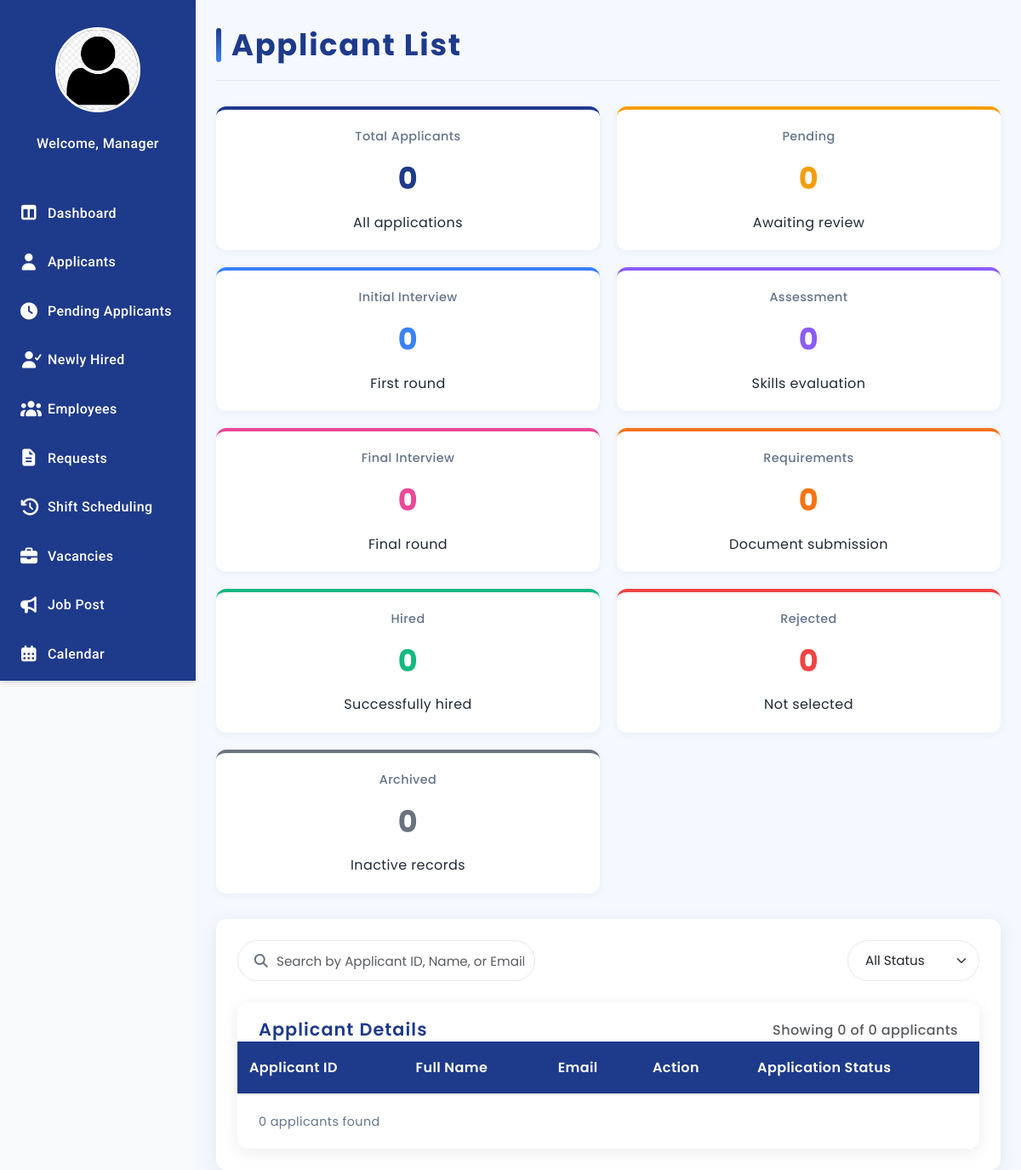
The page /Manager_Applicants.php on the database as committed earlier.
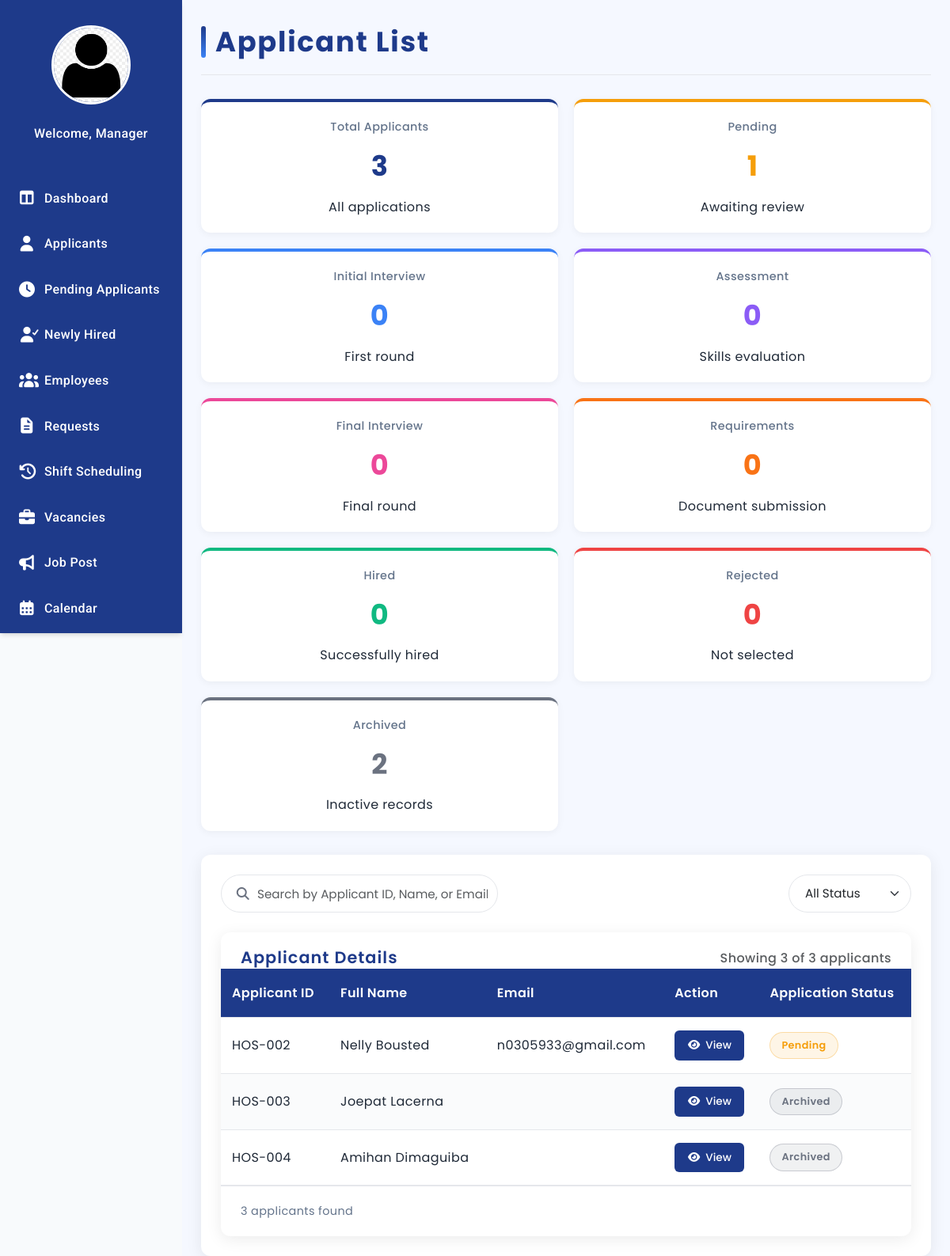
The same page on the database as committed later.
### tables this page shows
CREATE TABLE `applicant` (
  `applicantID` varchar(100) NOT NULL,
  `fullName` varchar(150) NOT NULL,
  `position_applied` varchar(100) NOT NULL,
  `department` varchar(150) NOT NULL,
  `type_name` varchar(50) DEFAULT NULL,
  `date_applied` date NOT NULL,
  `contact_number` varchar(20) NOT NULL,
  `email_address` varchar(100) NOT NULL,
  `home_address` varchar(255) NOT NULL,
  `job_title` varchar(100) DEFAULT NULL,
  `company_name` varchar(150) NOT NULL,
  `date_started` date NOT NULL,
  `years_experience` int(11) DEFAULT NULL,
  `in_role` varchar(5) NOT NULL,
  `university` varchar(150) NOT NULL,
  `course` varchar(100) NOT NULL,
  `year_graduated` year(4) DEFAULT NULL,
  `skills` text NOT NULL,
  `summary` text NOT NULL,
  `status` varchar(20) NOT NULL,
  `hired_at` date DEFAULT NULL,
  `profile_pic` varchar(255) DEFAULT NULL
);

CREATE TABLE `user` (
  `applicant_employee_id` varchar(100) DEFAULT NULL,
  `email` varchar(100) NOT NULL,
  `password` varchar(255) NOT NULL,
  `role` varchar(50) NOT NULL,
  `fullname` varchar(150) NOT NULL,
  `status` varchar(20) NOT NULL,
  `created_at` datetime NOT NULL,
  `profile_pic` varchar(255) DEFAULT NULL,
  `otp` varchar(6) NOT NULL,
  `otp_expiry` datetime DEFAULT NULL,
  `reset_required` tinyint(4) NOT NULL DEFAULT 0,
  `reset_token` varchar(255) NOT NULL,
  `token_expiry` varchar(255) NOT NULL,
  `sub_role` varchar(50) DEFAULT NULL
);

### Manager_Applicants.php (the view, shortened to what the changed rows need)
<?php
require 'admin/db.connect.php';
$applicant_query = $conn->query("SELECT a.applicantID, a.fullName, u.email, a.status FROM applicant a LEFT JOIN user u ON a.applicantID = u.applicant_employee_id");
if ($applicant_query) {
  while ($row = $applicant_query->fetch_assoc()) {
    $applicants[] = $row;
  }
}
$menus = [
    "HR Director" => [
        "Dashboard" => "Manager_Dashboard.php",
        "Applicants" => "Manager_Applicants.php",
        "Pending Applicants" => "Manager_PendingApplicants.php",
        "Newly Hired" => "Newly-Hired.php",
        "Employees" => "Manager_Employees.php",
        "Requests" => "Manager_Request.php",
        "Shift Scheduling"  => "Manager_Scheduling.php",
        "Vacancies" => "Manager_Vacancies.php",
        "Job Post" => "Manager-JobPosting.php",
        "Calendar" => "Manager_Calendar.php",
        "Approvals" => "Manager_Approvals.php",
        "Reports" => "Manager_Reports.php",
        "Settings" => "Manager_LeaveSettings.php",
        "Logout" => "Login.php"
    ],
    "HR Manager" => [
        "Dashboard" => "Manager_Dashboard.php",
        "Applicants" => "Manager_Applicants.php",
        "Pending Applicants" => "Manager_PendingApplicants.php",
        "Newly Hired" => "Newly-Hired.php",
        "Employees" => "Manager_Employees.php",
        "Requests" => "Manager_Request.php",
        "Shift Scheduling"  => "Manager_Scheduling.php",
        "Vacancies" => "Manager_Vacancies.php",
        "Job Post" => "Manager-JobPosting.php",
        "Calendar" => "Manager_Calendar.php",
        "Approvals" => "Manager_Approvals.php",
        "Reports" => "Manager_Reports.php",
        "Settings" => "Manager_LeaveSettings.php",
        "Logout" => "Login.php"
    ],
    "Recruitment Manager" => [
        "Dashboard" => "Manager_Dashboard.php",
        "Applicants" => "Manager_Applicants.php",
        "Pending Applicants" => "Manager_PendingApplicants.php",
        "Newly Hired" => "Newly-Hired.php",
        "Vacancies" => "Manager_Vacancies.php",
        "Logout" => "Login.php"
    ],
    "HR Officer" => [
        "Dashboard" => "Manager_Dashboard.php",
        "Applicants" => "Manager_Applicants.php",
        "Pending Applicants" => "Manager_PendingApplicants.php",
        "Newly Hired" => "Newly-Hired.php",
        "Employees" => "Manager_Employees.php",
        "Logout" => "Login.php"
    ],
];
$role = $_SESSION['sub_role'] ?? "HR Manager";
$icons = [
    "Dashboard" => "fa-table-columns",
    "Applicants" => "fa-user",
    "Pending Applicants" => "fa-clock",
    "Newly Hired" => "fa-user-check",
    "Employees" => "fa-users",
    "Requests" => "fa-file-lines",
    "Shift Scheduling" => "fa-clock-rotate-left",
    "Vacancies" => "fa-briefcase",
    "Job Post" => "fa-bullhorn",
    "Calendar" => "fa-calendar-days",
    "Approvals" => "fa-square-check",
    "Reports" => "fa-chart-column",
    "Settings" => "fa-gear",
    "Logout" => "fa-right-from-bracket"
];
?>
<!DOCTYPE html>
<html lang="en">
<!DOCTYPE html>
<html lang="en">
<head>
  <link rel="stylesheet" href="manager-sidebar.css">
  <link rel="stylesheet" href="https://cdnjs.cloudflare.com/ajax/libs/font-awesome/7.0.1/css/all.min.css"
 />
  <link rel="stylesheet" href="https://cdn.jsdelivr.net/npm/bootstrap@5.3.3/dist/css/bootstrap.min.css">
</head>
<body>
    <div class="sidebar">
        <ul class="nav">
            <?php foreach ($menus[$role] as $label => $link): ?>
                <li><a href="<?php echo $link; ?>"><i
                            class="fa-solid <?php echo $icons[$label] ?? 'fa-circle'; ?>"></i><?php echo $label; ?></a></li>
            <?php endforeach; ?>
        </ul>
    </div>
  <main class="main-content">
    <div class="main-content-header">
      <h1>Applicant List</h1>
    </div>
    <div class="stats-container">
      <div class="stat-card">
        <div class="stat-label">Total Applicants</div>
        <div class="stat-value"><?php echo count($applicants); ?></div>
        <div class="stat-desc">All applications</div>
      </div>
      <div class="stat-card pending">
        <div class="stat-label">Pending</div>
        <div class="stat-value">
          <?php
          $pending = 0;
          foreach($applicants as $a) {
            if(strtolower($a['status']) === 'pending') $pending++;
          }
          echo $pending;
          ?>
        </div>
        <div class="stat-desc">Awaiting review</div>
      </div>
      <div class="stat-card archived">
        <div class="stat-label">Archived</div>
        <div class="stat-value">
          <?php
          $archived = 0;
          foreach($applicants as $a) {
            if(strtolower($a['status']) === 'archived') $archived++;
          }
          echo $archived;
          ?>
        </div>
        <div class="stat-desc">Inactive records</div>
      </div>
    </div>
    <div class="content-card">
      <div class="table-container">
        <div class="table-header">
          <div class="table-actions">
            <span class="text-muted" id="tableInfo">Showing <?php echo min(10, count($applicants)); ?> of <?php echo count($applicants); ?> applicants</span>
          </div>
        </div>
        <div class="table-responsive">
          <table id="applicantTable">
            <thead>
              <tr>
                <th>Applicant ID</th>
                <th>Full Name</th>
                <th>Email</th>
                <th>Action</th>
                <th>Application Status</th>
              </tr>
            </thead>
            <tbody>
              <?php foreach ($applicants as $applicant): ?>
                <tr>
                  <td><?php echo htmlspecialchars($applicant['applicantID']); ?></td>
                  <td><?php echo htmlspecialchars($applicant['fullName']); ?></td>
                  <td><?php echo htmlspecialchars($applicant['email']); ?></td>
                  <td>
                    <button class="view-btn"
                      onclick="viewApplicant('<?php echo htmlspecialchars($applicant['applicantID']); ?>', '<?php echo htmlspecialchars($applicant['fullName']); ?>', '<?php echo htmlspecialchars($applicant['email']); ?>', '<?php echo htmlspecialchars($applicant['status']); ?>')">
                      <i class="fa-solid fa-eye"></i> View
                    </button>
                  </td>
                  <td>
                    <?php
                    $statusClass = '';
                    $status = strtolower($applicant['status']);
                    if ($status === 'interviewed') {
                      $statusClass = 'interviewed';
                    } elseif ($status === 'rejected') {
                      $statusClass = 'rejected';
                    } elseif ($status === 'pending') {
                      $statusClass = 'pending';
                    } elseif ($status === 'initial interview') {
                      $statusClass = 'initial-interview';
                    } elseif ($status === 'assessment') {
                      $statusClass = 'assessment';
                    } elseif ($status === 'final interview') {
                      $statusClass = 'final-interview';
                    } elseif ($status === 'requirements') {
                      $statusClass = 'requirements';
                    } elseif ($status === 'archived') {
                      $statusClass = 'archived';
                    } ?>
                    <span class="status <?php echo $statusClass; ?>">
                      <?php echo htmlspecialchars($applicant['status']); ?>
                    </span>
                  </td>
                </tr>
              <?php endforeach; ?>
            </tbody>
          </table>
        </div>
        <div class="pagination-container">
          <div class="pagination-info" id="paginationInfo"></div>
        </div>
      </div>
    </div>
  </main>
</body>
</html>

Rows that differ between the two databases and show on the page:
added applicant: applicantID "HOS-002", fullName "Nelly Bousted", user.email "n0305933@gmail.com", status "Pending"
added applicant: applicantID "HOS-003", fullName "Joepat Lacerna", status "Archived"
added applicant: applicantID "HOS-004", fullName "Amihan Dimaguiba", status "Archived"
Other text that changed with them:
count($applicants): "0" → "3"
$pending: "0" → "1"
$archived: "0" → "2"
text written by a page script: "Showing 0 of 0 applicants" → "Showing 3 of 3 applicants"
text written by a page script: "0 applicants found" → "3 applicants found"
